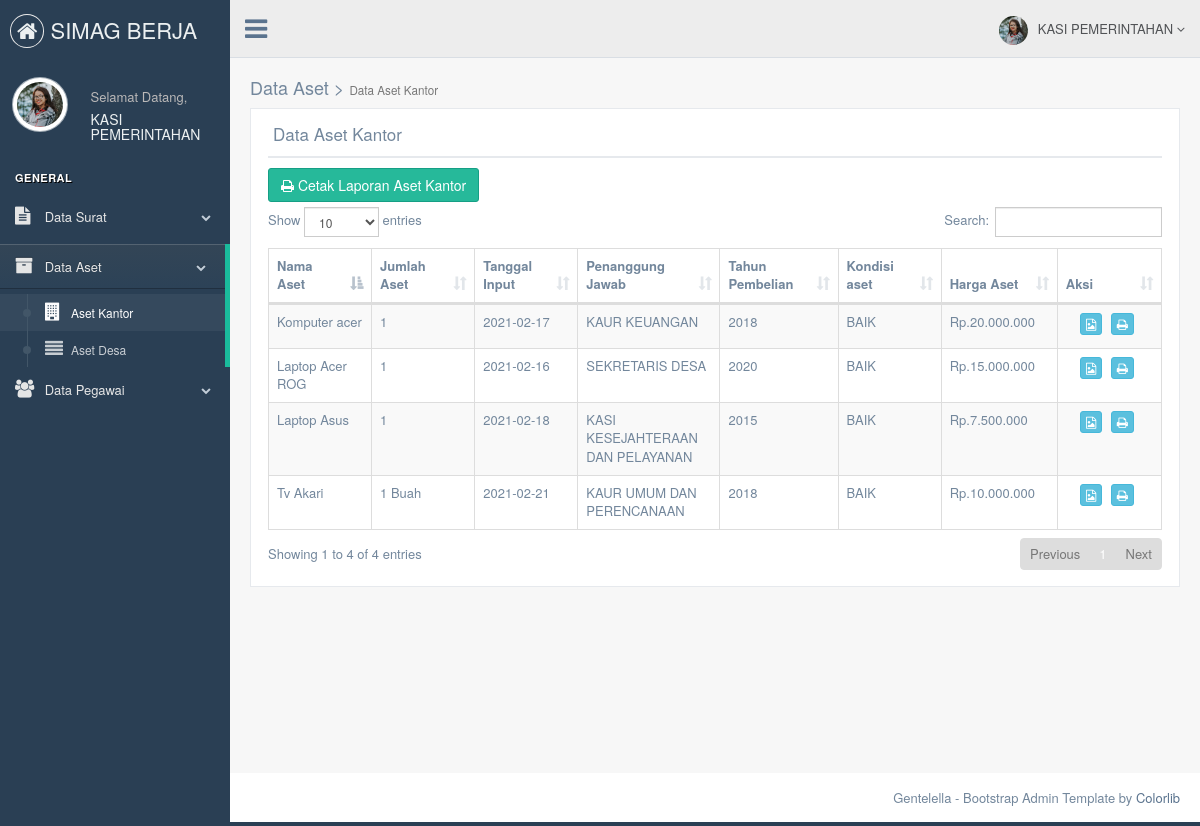
Screenshot of /bagian/dataasetkantor.php (signed in) with the database file from the repository.
### tables this page shows
CREATE TABLE `tb_bagian` (
  `id_bagian` int(11) NOT NULL,
  `nama_bagian` varchar(120) NOT NULL,
  `username_admin_bagian` varchar(50) NOT NULL,
  `password_bagian` varchar(50) NOT NULL,
  `nama_lengkap` varchar(70) NOT NULL,
  `tanggal_lahir_bagian` date NOT NULL,
  `alamat` text NOT NULL,
  `nik_bagian` varchar(16) NOT NULL,
  `gambar` varchar(255) NOT NULL
);

CREATE TABLE `tb_asetkantor` (
  `id_asetkantor` int(11) NOT NULL,
  `nama_asetkantor` varchar(120) NOT NULL,
  `jumlah_asetkantor` varchar(15) NOT NULL,
  `tanggal_asetkantor` date NOT NULL,
  `tahun_asetkantor` year(4) NOT NULL,
  `kondisi_asetkantor` varchar(15) NOT NULL,
  `harga_asetkantor` varchar(15) NOT NULL,
  `gambar` varchar(225) NOT NULL,
  `nama_bagian` varchar(70) NOT NULL
);

### bagian/dataasetkantor.php (the view, shortened to what this page needs)
<!DOCTYPE html>
<html lang="en">
  <head>
    <link href="../assets/vendors/bootstrap/dist/css/bootstrap.min.css" rel="stylesheet">
    <link href="../assets/vendors/font-awesome/css/font-awesome.min.css" rel="stylesheet">
    <link href="../assets/vendors/nprogress/nprogress.css" rel="stylesheet">
    <link href="../assets/vendors/iCheck/skins/flat/green.css" rel="stylesheet">
    <link href="../assets/vendors/datatables.net-bs/css/dataTables.bootstrap.min.css" rel="stylesheet">
    <link href="../assets/vendors/datatables.net-buttons-bs/css/buttons.bootstrap.min.css" rel="stylesheet">
    <link href="../assets/vendors/datatables.net-fixedheader-bs/css/fixedHeader.bootstrap.min.css" rel="stylesheet">
    <link href="../assets/vendors/datatables.net-responsive-bs/css/responsive.bootstrap.min.css" rel="stylesheet">
    <link href="../assets/vendors/datatables.net-scroller-bs/css/scroller.bootstrap.min.css" rel="stylesheet">
    <link href="../assets/build/css/custom.min.css" rel="stylesheet">
  </head>
  <body class="nav-md">
    <div class="container body">
      <div class="main_container">
        <?php
        include("sidebarmenu.php");
        ?>
        <?php
        include("header.php");
        ?>
        <div class="right_col" role="main">
          <div class="">
            <div class="page-title">
              <div class="title_right">
                <h2>Data Aset > <small>Data Aset Kantor</small></h2>
              </div>
            </div>
            <div class="clearfix"></div>
            <div class="row">
              <div class="col-md-12 col-sm-12 col-xs-12">
                <div class="x_panel">
                  <div class="x_title">
                    <h2>Data Aset Kantor </h2>
                    <div class="clearfix"></div>
                  </div>
                  <a href="cetak_laporanasetkantor.php"><button type="button" class="btn btn-success"><i class="fa fa-print"></i> Cetak Laporan Aset Kantor</button></a>
                             <?php
                              include '../koneksi/koneksi.php';
                              $sql1  		= "SELECT * FROM tb_asetkantor order by id_asetkantor asc";
                              $query1  	= mysqli_query($db, $sql1);
                              $total		= mysqli_num_rows($query1);
                              if ($total == 0) {
                                echo"<center><h2>Belum Ada Data Bagian</h2></center>";
                              }
                              else{?>
                    <table id="datatable" class="table table-striped table-bordered">
                      <thead>
                        <tr>
                          <th width="10%">Nama Aset</th>
                          <th width="10%">Jumlah Aset</th>
                          <th width="10%">Tanggal Input</th>
                          <th width="10%">Penanggung Jawab</th>
                          <th width="10%">Tahun Pembelian</th>
                          <th width="10%">Kondisi aset</th>
                          <th width="10%">Harga Aset</th>
                          <th width="10%">Aksi</th>
                        </tr>
                      </thead>
                      <tbody>
                            <?php
                            while($data = mysqli_fetch_array($query1)){
                              echo'<tr>
                              <td>	'. $data['nama_asetkantor'].'		    </td>
                              <td>	'. $data['jumlah_asetkantor'].'  		</td>
                              <td>	'. $data['tanggal_asetkantor'].'  	</td>
                              <td>	'. $data['nama_bagian'].'  	</td>
                              <td>	'. $data['tahun_asetkantor'].'		</td>
                              <td>	'. $data['kondisi_asetkantor'].'		</td>
                              <td>  Rp.'. number_format($data['harga_asetkantor'], 0,',', '.').'        </td>
                              <td style="text-align:center;">
                              <a href=detail-asetkantor.php?id_asetkantor='.$data['id_asetkantor'].'><button type="button" title="Detail" class="btn btn-info btn-xs"><i class="fa fa-file-image-o"></i></button></a>
                              <a href= cetak_asetkantor.php?id_asetkantor='.$data['id_asetkantor'].' target="_blank"><button type="button" title="Cetak Laporan" class="btn btn-info btn-xs"><i class="fa fa-print"></i></button></a>
                              </tr>';
                            }
                            ?>
                      </tbody>
                    </table>
                  <?php } ?>
                  </div>
                  </div>
                </div>
              </div>
            </div>
          </div>
        </div>
        <footer>
          <div class="pull-right">
            Gentelella - Bootstrap Admin Template by <a href="https://colorlib.com">Colorlib</a>
          </div>
          <div class="clearfix"></div>
        </footer>
  </body>
</html>

### bagian/sidebarmenu.php (shortened to what this page needs)
<?php
	 include '../koneksi/koneksi.php';
			$sql  		= "SELECT * FROM tb_bagian where id_bagian='".$_SESSION['id']."'";
			$query  	= mysqli_query($db, $sql);
			$data 		= mysqli_fetch_array($query);
      ?>
      <div class="col-md-3 left_col">
        <div class="left_col scroll-view">
          <div class="navbar nav_title" style="border: 0;">
            <a href="index.php" class="site_title"><i class="fa fa-home"></i> <span> SIMAG BERJA</span></a>
          </div>
          <div class="profile clearfix">
            <div class="profile_pic">
              <img src="images/<?php echo $data['gambar']; ?>" height="55" width="55" alt="" class="img-circle profile_img">
            </div>
            <div class="profile_info">
              <span>Selamat Datang,</span>
              <h2><?php echo $_SESSION['nama'];?></h2>
            </div>
          </div>
          <br />
          <div id="sidebar-menu" class="main_menu_side hidden-print main_menu">
            <div class="menu_section">
              <h3>General</h3>
              <ul class="nav side-menu">
                <li><a><i class="fa fa-file-text"></i> Data Surat <span class="fa fa-chevron-down"></span></a>
                </li>
                <li><a><i class="fa fa-archive"></i> Data Aset <span class="fa fa-chevron-down"></span></a>
                  <ul class="nav child_menu">
                    <li><a href="dataasetkantor.php"><i class="fa  fa-building"></i>Aset Kantor</a></li>
                    <li><a href="dataasetdesa.php"><i class="fa  fa-align-justify"></i>Aset Desa</a></li>
                  </ul>
                </li>
                <li><a><i class="fa fa-users"></i> Data Pegawai <span class="fa fa-chevron-down"></span></a>
                  </li>
              </ul>
            </div>
          </div>
        </div>
      </div>

### bagian/header.php (shortened to what this page needs)
<?php
include '../koneksi/koneksi.php';
$sql  		= "SELECT * FROM tb_bagian where id_bagian='".$_SESSION['id']."'";
$query  	= mysqli_query($db, $sql);
$data 		= mysqli_fetch_array($query);
?>
        <div class="top_nav">
          <div class="nav_menu">
            <nav>
              <div class="nav toggle">
                <a id="menu_toggle"><i class="fa fa-bars"></i></a>
              </div>
              <ul class="nav navbar-nav navbar-right">
                <li class="">
                  <a href="javascript:;" class="user-profile dropdown-toggle" data-toggle="dropdown" aria-expanded="false">
                    <img src="images/<?php echo $data['gambar']; ?>" alt=""><?php echo $_SESSION['nama'];?>
                    <span class=" fa fa-angle-down"></span>
                  </a>
                </li>
              </ul>
            </nav>
          </div>
        </div>

### rows the page displays
tb_bagian: gambar (picture)
tb_asetkantor: nama_asetkantor "Laptop Acer ROG", jumlah_asetkantor "1", tanggal_asetkantor "2021-02-16", nama_bagian "SEKRETARIS DESA", tahun_asetkantor "2020", kondisi_asetkantor "BAIK", harga_asetkantor "15.000.000"
tb_asetkantor: nama_asetkantor "Komputer acer", jumlah_asetkantor "1", tanggal_asetkantor "2021-02-17", nama_bagian "KAUR KEUANGAN", tahun_asetkantor "2018", kondisi_asetkantor "BAIK", harga_asetkantor "20.000.000"
tb_asetkantor: nama_asetkantor "Laptop Asus", jumlah_asetkantor "1", tanggal_asetkantor "2021-02-18", nama_bagian "KASI KESEJAHTERAAN DAN PELAYANAN", tahun_asetkantor "2015", kondisi_asetkantor "BAIK", harga_asetkantor "7.500.000"
tb_asetkantor: nama_asetkantor "Tv Akari", jumlah_asetkantor "1 Buah", tanggal_asetkantor "2021-02-21", nama_bagian "KAUR UMUM DAN PERENCANAAN", tahun_asetkantor "2018", kondisi_asetkantor "BAIK", harga_asetkantor "10.000.000"

### other values shown
$_SESSION['nama'] "KASI PEMERINTAHAN"
